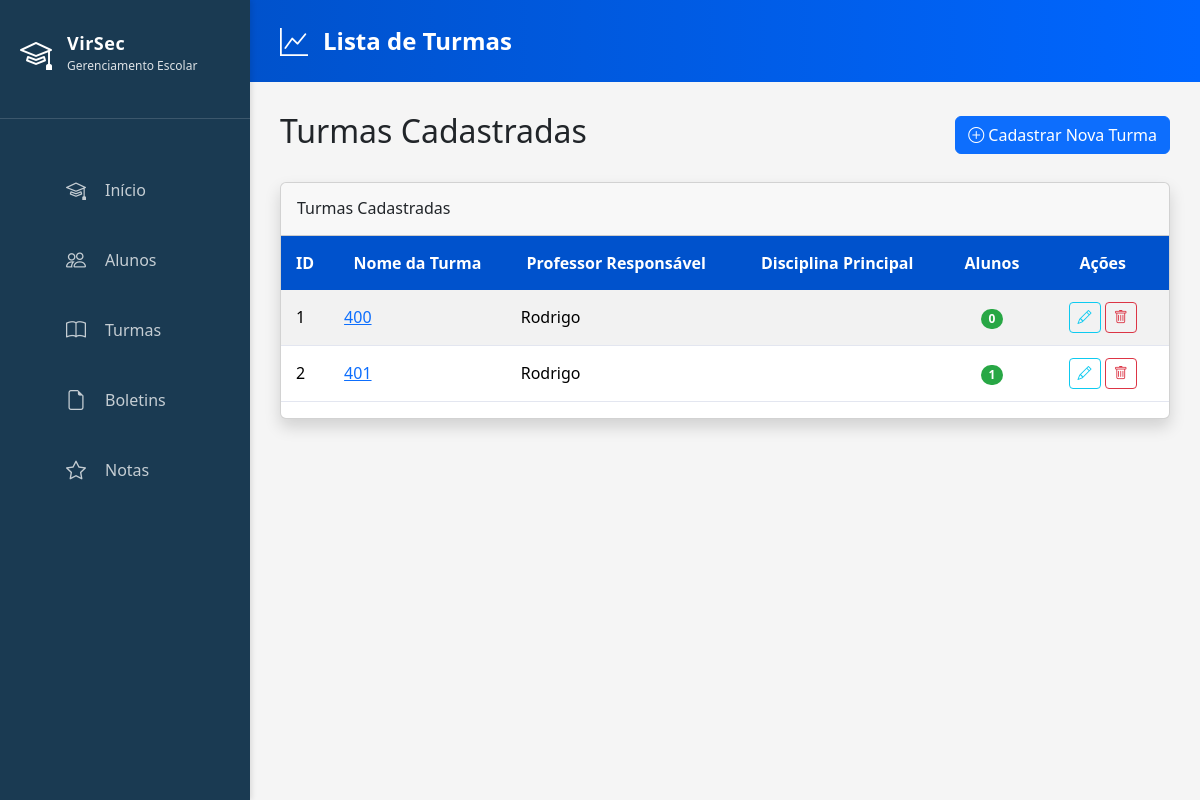
Before: /turmas/lista/ with the older database file.
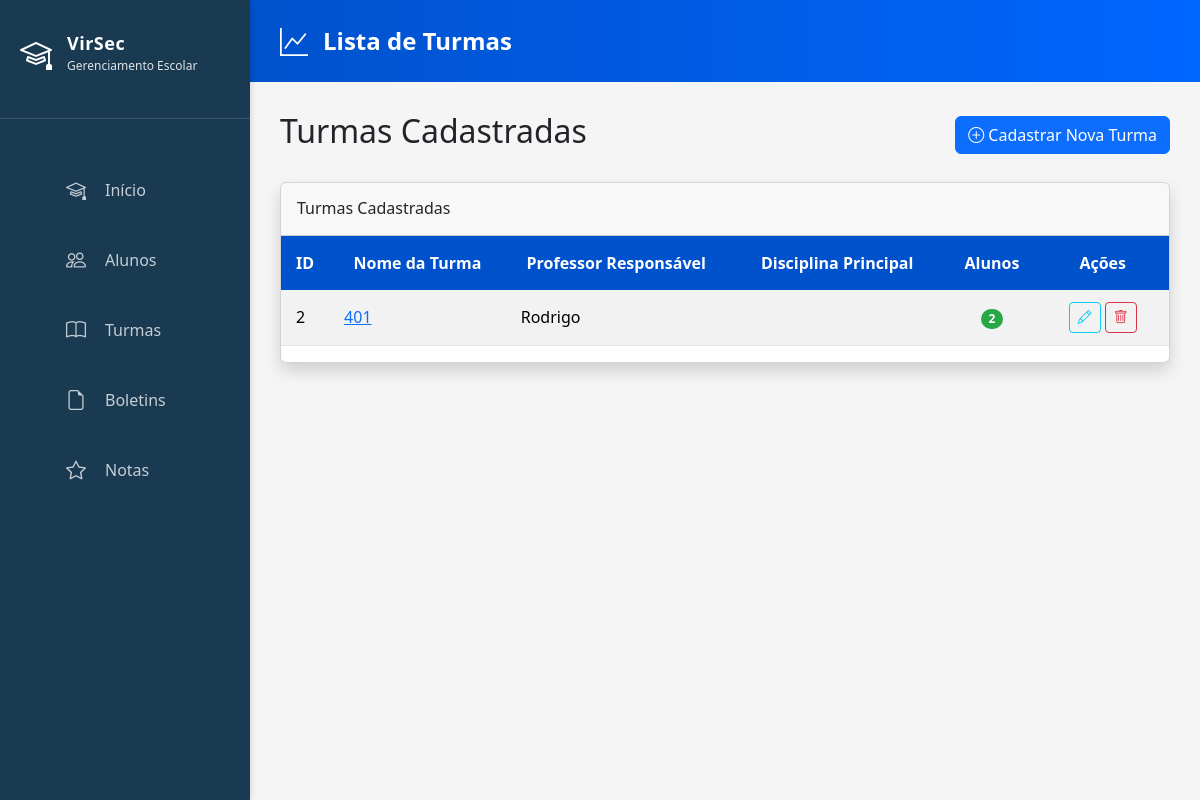
After: the same page with the newer database file.
### turmas/models.py (models this page shows, shortened)
class Turma(models.Model):
    nome = models.CharField(max_length=100, unique=True)
    descricao = models.TextField(blank=True, null=True)
    professor = models.ForeignKey('professores.Professor', on_delete=models.SET_NULL, null=True, blank=True,related_name='turmas')

### professores/models.py (models this page shows, shortened)
class Professor(models.Model):
    nome = models.CharField(max_length=100)
    email = models.EmailField(unique=True)

### turmas/views.py (the view)
# urls.py: path('lista/', TurmaListView.as_view(), name='turma_list'),
class TurmaListView(ListView):
    model = Turma
    template_name = 'turma_list.html'
    context_object_name = 'turmas'
    def get_queryset(self):
        queryset = Turma.objects.select_related('professor').annotate(
            num_alunos=Count('alunos') # 'alunos' é o related_name do ForeignKey em Aluno
        )
        return queryset

### turmas/templates/turma_list.html
{% extends "base.html" %}
{% load static %}
{% block header_title %}Lista de Turmas{% endblock header_title %}
{% block content %}
<div class="d-flex justify-content-between align-items-center mb-4">
    <h2>Turmas Cadastradas</h2>
    <a href="{% url 'turmas:turma_cadastrar' %}" class="btn btn-primary">
        <i class="bi bi-plus-circle"></i> Cadastrar Nova Turma
    </a>
</div>
<div class="card shadow mb-4">
    <div class="card-header py-3">
        <h6 class="m-0 font-weight-bold">Turmas Cadastradas</h6>
    </div>
    <div class="card-body p-0">
        <div class="table-responsive">
            {% if turmas %}
            <table class="table table-striped table-hover">
                <thead>
                    <tr>
                        <th style="width: 5%;">ID</th>
                        <th style="width: 20%;">Nome da Turma</th>
                        <th style="width: 25%;">Professor Responsável</th>
                        <th style="width: 25%;">Disciplina Principal</th>
                        <th style="width: 10%; text-align: center;">Alunos</th>
                        <th style="width: 15%; text-align: center;">Ações</th>
                    </tr>
                </thead>
                <tbody>
                    {% for turma in turmas %}
                    <tr>
                        <td>{{ turma.id }}</td>
                        <td>
                            <a href="{% url 'turmas:turma_detail' pk=turma.pk %}" class="text-primary font-weight-bold">
                                {{ turma.nome }}
                            </a>
                        </td>
                        <td>{{ turma.professor.nome }}</td>
                        <td>{{ turma.disciplina.nome }}</td>
                        <td style="text-align: center;">
                            <span class="badge bg-success rounded-pill">{{ turma.num_alunos }}</span>
                        </td>
                        <td style="text-align: center;">
                            <a href="{% url 'turmas:turma_editar' turma.pk %}" class="btn btn-sm btn-outline-info" title="Editar Turma">
                                <i class="bi bi-pencil"></i>
                            </a>
                            <a href="{% url 'turmas:turma_deletar' turma.pk %}" class="btn btn-sm btn-outline-danger" title="Excluir Turma">
                                <i class="bi bi-trash"></i>
                            </a>
                        </td>
                    </tr>
                    {% endfor %}
                </tbody>
            </table>
            {% else %}
            <div class="alert alert-warning m-3" role="alert">
                <i class="bi bi-exclamation-triangle"></i> Nenhuma turma cadastrada.
                <a href="{% url 'turmas:turma_cadastrar' %}">Cadastre a primeira turma aqui.</a>
            </div>
            {% endif %}
        </div>
    </div>
</div>
{% endblock content %}

Changed rows visible on the page:
removed Turma: id "1", nome "400", professor.nome "Rodrigo", num_alunos "0"
computed for Turma "Rodrigo": num_alunos "1" → "2"
